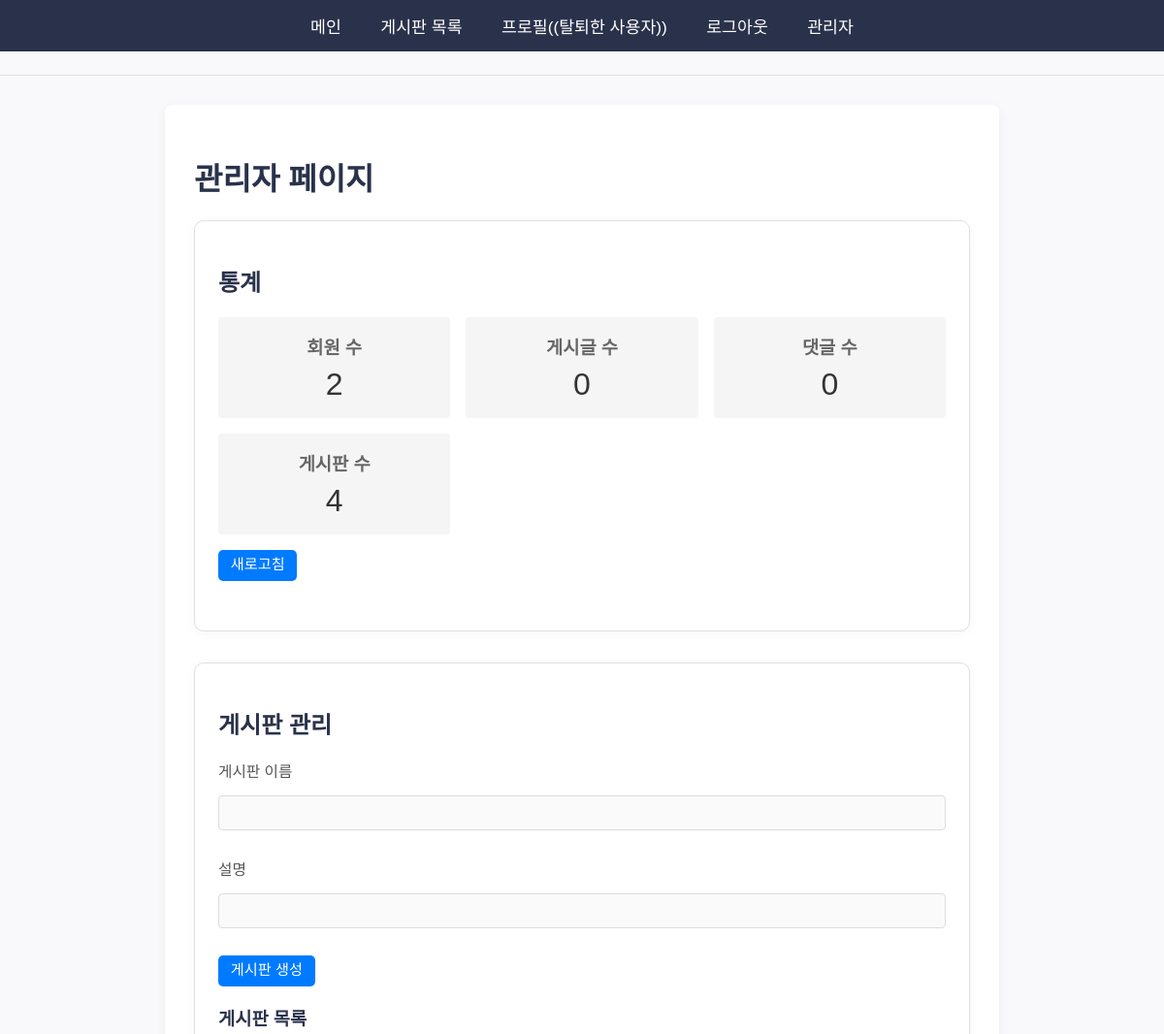
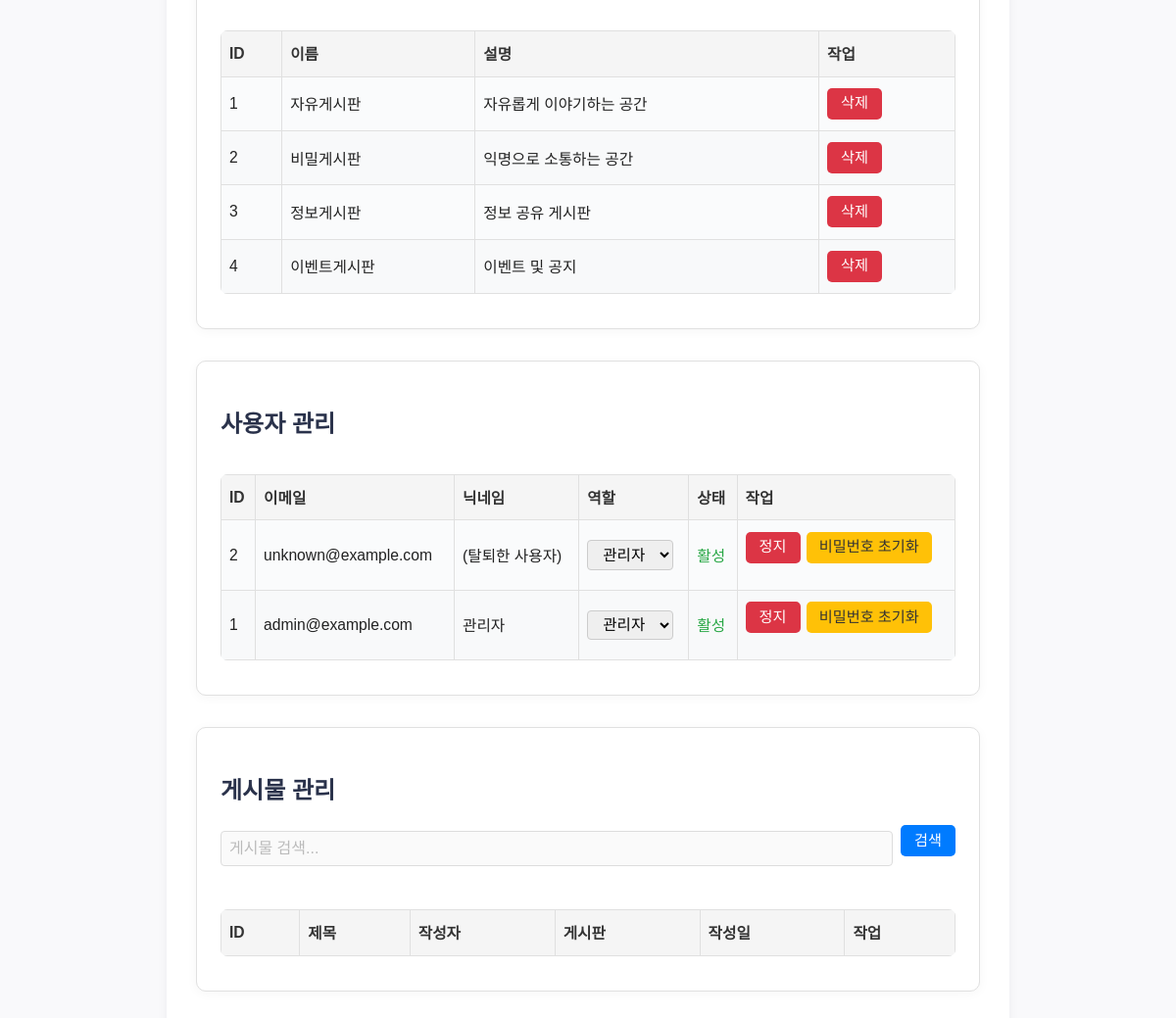
/admin (signed in), run on the app's committed database (2 pictures, top to bottom).
### models/user.py (models this page shows, shortened)
class User(UserMixin, db.Model):
    __tablename__ = 'users'
    user_id = db.Column(db.Integer, primary_key=True)
    email = db.Column(db.String(120), unique=True, nullable=False)
    password_hash = db.Column(db.String(255), nullable=False)
    nickname = db.Column(db.String(40), nullable=True, default=None)
    is_authenticated = db.Column(db.Boolean, default=False)
    is_banned = db.Column(db.Boolean, default=False)
    role = db.Column(db.String(20), default="user")  # user, moderator, admin
    created_at = db.Column(db.DateTime, default=datetime.datetime.utcnow)
    posts = db.relationship('Post', backref='author', lazy=True)
    comments = db.relationship('Comment', backref='author', lazy=True)
    likes = db.relationship('Like', backref='user', lazy=True)
    notifications = db.relationship('Notification', backref='user', lazy=True)

### models/board.py (models this page shows)
class Board(db.Model):
    __tablename__ = 'boards'
    board_id = db.Column(db.Integer, primary_key=True)
    name = db.Column(db.String(100), nullable=False)
    description = db.Column(db.Text, nullable=True)
    created_at = db.Column(db.DateTime, default=datetime.datetime.utcnow)
    posts = db.relationship('Post', backref='board', lazy=True)

### blueprints/web/routes.py (the view)
@web_bp.route('/admin')
@login_required
def admin():
    if current_user.role != 'admin':
        flash('관리자만 접근할 수 있습니다.')
        return redirect(url_for('web.index'))
    stats = {
        'user_count': User.query.count(),
        'post_count': Post.query.count(),
        'comment_count': Comment.query.count(),
        'board_count': Board.query.count()
    }
    users = User.query.order_by(User.created_at.desc()).all()
    boards = Board.query.order_by(Board.board_id.asc()).all()
    return render_template('admin.html', stats=stats, users=users, boards=boards)

### templates/admin.html (shortened to what this page needs)
{% extends "base.html" %}
{% block content %}
<h1>관리자 페이지</h1>
<div class="admin-card">
<section class="admin-stats">
    <h2>통계</h2>
    <div class="stats-grid">
        <div class="stat-item">
            <h3>회원 수</h3>
            <p id="user-count">{{ stats.user_count }}</p>
        </div>
        <div class="stat-item">
            <h3>게시글 수</h3>
            <p id="post-count">{{ stats.post_count }}</p>
        </div>
        <div class="stat-item">
            <h3>댓글 수</h3>
            <p id="comment-count">{{ stats.comment_count }}</p>
        </div>
        <div class="stat-item">
            <h3>게시판 수</h3>
            <p id="board-count">{{ stats.board_count }}</p>
        </div>
    </div>
    <button id="admin-stats-refresh" class="button">새로고침</button>
</section>
</div>
<div class="admin-card">
<section class="admin-boards">
    <h2>게시판 관리</h2>
    <form action="{{ url_for('board.board_manage') }}" method="post" class="board-form">
        <div class="form-group">
            <label for="board_name">게시판 이름</label>
            <input type="text" id="board_name" name="name" required>
        </div>
        <div class="form-group">
            <label for="board_description">설명</label>
            <input type="text" id="board_description" name="description">
        </div>
        <button type="submit" class="button">게시판 생성</button>
    </form>
    <h3>게시판 목록</h3>
    <div class="table-wrap">
    <table class="admin-table">
        <thead>
            <tr>
                <th>ID</th>
                <th>이름</th>
                <th>설명</th>
                <th>작업</th>
            </tr>
        </thead>
        <tbody>
            {% for board in boards %}
            <tr>
                <td>{{ board.board_id }}</td>
                <td>{{ board.name }}</td>
                <td>{{ board.description }}</td>
                <td>
                    <form action="{{ url_for('board.board_manage') }}" method="post" style="display: inline;">
                        <button type="submit" class="button delete" onclick="return confirm('정말 삭제하시겠습니까?')">삭제</button>
                    </form>
                </td>
            </tr>
            {% endfor %}
        </tbody>
    </table>
    </div>
</section>
</div>
<div class="admin-card">
<section class="admin-users">
    <h2>사용자 관리</h2>
    <div class="table-wrap">
    <table class="admin-table">
        <thead>
            <tr>
                <th>ID</th>
                <th>이메일</th>
                <th>닉네임</th>
                <th>역할</th>
                <th>상태</th>
                <th>작업</th>
            </tr>
        </thead>
        <tbody>
            {% for user in users %}
            <tr>
                <td>{{ user.user_id }}</td>
                <td>{{ user.email }}</td>
                <td>{{ user.nickname }}</td>
                <td>
                    <form action="{{ url_for('admin.ban_user') }}" method="post" style="display: inline;">
                        <select name="role" onchange="this.form.submit()" title="사용자 역할 선택" class="role-select">
                            <option value="admin" {% if user.role == 'admin' %}selected{% endif %}>관리자</option>
                        </select>
                    </form>
                </td>
                <td>
                    {% if user.is_banned %}
                        <span class="status-banned">정지됨</span>
                    {% else %}
                        <span class="status-active">활성</span>
                    {% endif %}
                </td>
                <td>
                    <div class="admin-actions">
                        <form action="{{ url_for('admin.ban_user') }}" method="post" style="display: inline;">
                            <button type="submit" class="button {% if user.is_banned %}unban{% else %}ban{% endif %}">
                                {% if user.is_banned %}정지 해제{% else %}정지{% endif %}
                            </button>
                        </form>
                        <form action="{{ url_for('admin.reset_password') }}" method="post" style="display: inline;">
                            <button type="submit" class="button reset-password" onclick="return confirm('비밀번호를 초기화하시겠습니까?')">비밀번호 초기화</button>
                        </form>
                    </div>
                </td>
            </tr>
            {% endfor %}
        </tbody>
    </table>
    </div>
</section>
</div>
<div class="admin-card">
<section class="admin-posts">
    <h2>게시물 관리</h2>
    <div class="search-box">
        <input type="text" id="post-search" placeholder="게시물 검색...">
        <button class="button" onclick="searchPosts()">검색</button>
    </div>
    <div class="table-wrap">
    <table class="admin-table">
        <thead>
            <tr>
                <th>ID</th>
                <th>제목</th>
                <th>작성자</th>
                <th>게시판</th>
                <th>작성일</th>
                <th>작업</th>
            </tr>
        </thead>
    </table>
    </div>
</section>
</div>
{% endblock %}

### templates/navbar.html
<nav>
    <a href="{{ url_for('web.index') }}">메인</a>
    <a href="{{ url_for('web.board_list') }}">게시판 목록</a>
    {% if current_user.is_authenticated %}
        <a href="{{ url_for('web.profile') }}">프로필({{ current_user.nickname or current_user.email }})</a>
        <a href="{{ url_for('web.logout') }}">로그아웃</a>
        {% if current_user.role == 'admin' %}
            <a href="{{ url_for('web.admin') }}">관리자</a>
        {% endif %}
    {% else %}
        <a href="{{ url_for('web.login') }}">로그인</a>
        <a href="{{ url_for('web.register') }}">회원가입</a>
    {% endif %}
</nav>
<hr>

### static/style.css (style rules this page uses)
body { font-family: 'Noto Sans KR', Arial, sans-serif; background: #f9f9fb; color: #222; margin: 0; padding: 0; }
nav { background: #2a324b; padding: 14px 0; text-align: center; }
nav a { color: #fff; text-decoration: none; margin: 0 18px; font-weight: 500; font-size: 1.08em; transition: color 0.2s; }
h1, h2, h3 { font-weight: 700; color: #2a324b; }
input[type="text"], input[type="email"], input[type="password"], textarea { width: 100%; padding: 8px 10px; margin: 6px 0 12px 0; border: 1px solid #ddd; border-radius: 5px; font-size: 1em; background: #fafafa; box-sizing: border-box; }
button { background: #2a324b; color: #fff; border: none; padding: 8px 18px; border-radius: 5px; font-size: 1em; cursor: pointer; transition: background 0.15s; }
form { margin-bottom: 16px; }
hr { border: none; border-top: 1px solid #e0e0e0; margin: 24px 0; }
a { color: #2a324b; text-decoration: underline; }
label { font-size: 0.98em; color: #555; margin-right: 10px; }
::placeholder { color: #bbb; }

### templates/admin.html (style rules this page uses)
.admin-card { background: #fff; border: 1px solid #e0e0e0; border-radius: 10px; padding: 1.5rem 1.5rem 1.2rem 1.5rem; margin-bottom: 2rem; box-shadow: 0 2px 12px rgba(0,0,0,0.04); max-width: 1100px; margin-left: auto; margin-right: auto; }
.admin-stats { margin-bottom: 2rem; }
.stats-grid { display: grid; grid-template-columns: repeat(auto-fit, minmax(200px, 1fr)); gap: 1rem; margin-bottom: 1rem; }
.stat-item { background: #f5f5f5; padding: 1rem; border-radius: 4px; text-align: center; }
.stat-item h3 { margin: 0; color: #666; }
.stat-item p { font-size: 2rem; margin: 0.5rem 0 0; color: #333; }
.admin-table { width: 100%; border-collapse: collapse; margin: 1rem 0; background: #fafbfc; border-radius: 7px; overflow: hidden; font-size: 0.98rem; }
.admin-table th, .admin-table td { padding: 0.7rem 0.5rem; border: 1px solid #e0e0e0; text-align: left; }
.admin-table th { background: #f5f5f5; font-weight: bold; color: #333; }
.admin-table tr:nth-child(even) { background: #f8f9fa; }
.table-wrap { overflow-x: auto; }
.button { display: inline-flex; align-items: center; justify-content: center; height: 32px; min-width: 56px; padding: 0 0.8rem; border: none; border-radius: 5px; background: #007bff; color: #fff; font-size: 0.95rem; font-family: inherit; font-weight: 500; text-decoration: none; box-sizing: border-box; cursor: pointer; transition: background 0.15s; line-height: 1.1; appearance: none; vertical-align: middle; box-shadow: none; }
.button.delete { background: #dc3545; }
.button.ban { background: #dc3545; }
.button.reset-password { background: #ffc107; color: #333; }
.status-active { color: #28a745; }
.form-group { margin-bottom: 1rem; }
.form-group label { display: block; margin-bottom: 0.5rem; }
.form-group input { width: 100%; padding: 0.5rem; border: 1px solid #ddd; border-radius: 4px; }
.role-select { padding: 0.3rem 0.7rem; border-radius: 4px; border: 1px solid #ccc; font-size: 0.97rem; }
.admin-actions { display: flex; gap: 0.4rem; }
.search-box { margin-bottom: 1rem; display: flex; gap: 0.5rem; }
.search-box input { flex: 1; padding: 0.5rem; border: 1px solid #ddd; border-radius: 4px; }

### data on the page
User: nickname "(탈퇴한 사용자)", user_id "2", email "unknown@example.com", role "관리자", is_banned "활성"
Board: board_id "1", name "자유게시판", description "자유롭게 이야기하는 공간"
Board: board_id "2", name "비밀게시판", description "익명으로 소통하는 공간"
Board: board_id "3", name "정보게시판", description "정보 공유 게시판"
Board: board_id "4", name "이벤트게시판", description "이벤트 및 공지"
User: user_id "1", email "admin@example.com", nickname "관리자", role "관리자", is_banned "활성"

### other printed values
{{ stats.user_count }} "2"
{{ stats.post_count }} "0"
{{ stats.comment_count }} "0"
{{ stats.board_count }} "4"
